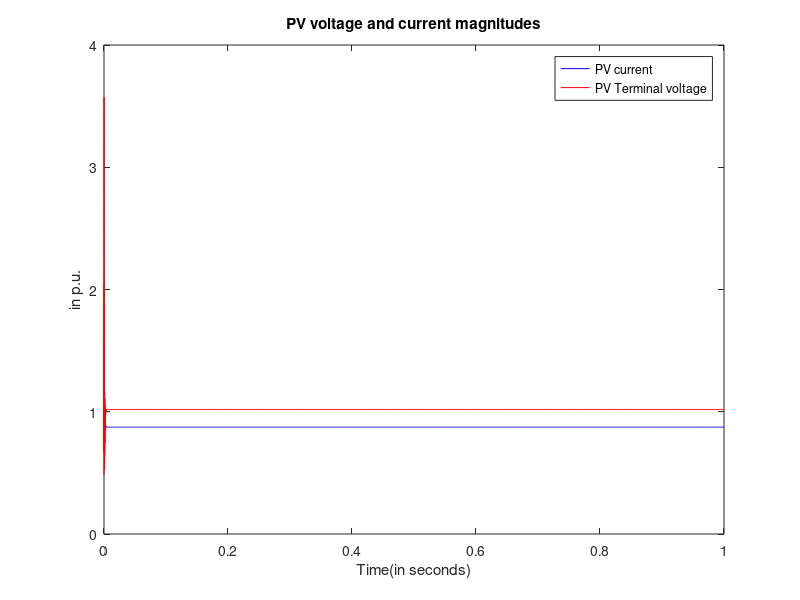
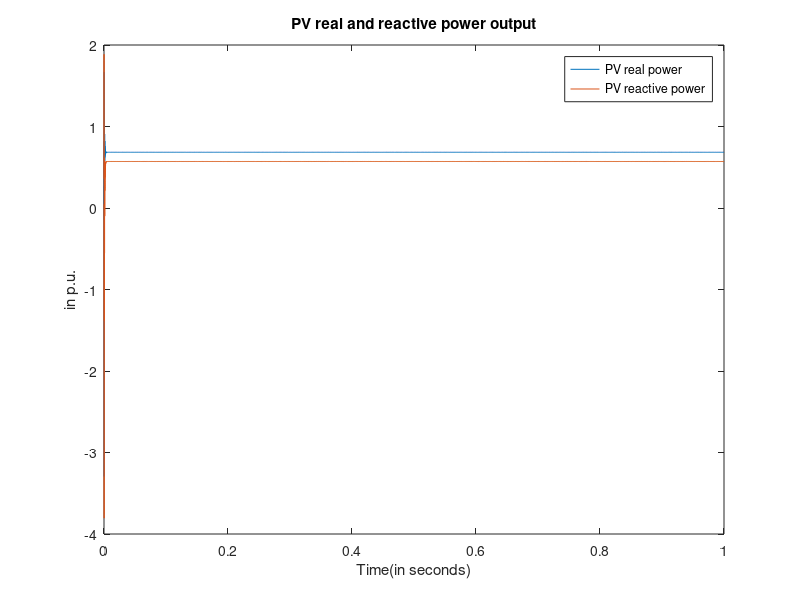

These figures' MATLAB source, in order:
function PQControlWithLQR
%Lincoln lab parameter
PPV = 3/4;
%Load considered
PL = 0.98*PPV; QL = PL*tan(acos(0.8));

%Set points for PVcontrol
Pref = PPV;
Qref = 0.1;
omega0=1;

%Transmission line pi model
CTL = 0.01;
RTL = 1e-4;
LTL = 0.1;

%Filter adjacebt to PV bus 
RR = 0.4;
LR = 0.1;

x0= randn(10,1);


tspan = [0,1];
[t,x] = ode45(@(t,x)PVDynamics(t,x),tspan,x0);

function [dx] = PVDynamics(t,x)
iRd = x(1);
iRq = x(2);
vTLLd = x(3);
vTLLq = x(4);
iTLMd = x(5);
iTLMq = x(6);
vTLRd = x(7);
vTLRq = x(8);
iLd = x(9);
iLq = x(10);

t
dphidt = omega0;

%KCL for TLL and PV
iInLd = iRd; iInLq = iRq;
%KCL at TL and Load
iInRd = -iLd; iInRq = -iLq;

%TL Dynamics
dvTLLddt = (iInLd - iTLMd)/CTL + dphidt*vTLLq;
dvTLLqdt = (iInLq - iTLMq)/CTL - dphidt*vTLLd;
diTLMddt = dphidt*iTLMq - (vTLRd - vTLLd + RTL*iTLMd)/(LTL);
diTLMqdt = - dphidt*iTLMd - (vTLRq - vTLLq + RTL*iTLMq)/(LTL);
dvTLRddt = (iInRd + iTLMd)/CTL + dphidt*vTLRq;
dvTLRqdt = (iInRq + iTLMq)/CTL - dphidt*vTLRd;
            
Vdref = 1.1;%vTLLd; 
Vqref = 0.1;%vTLLq;

ConvMat = [Vdref Vqref;
            Vqref -Vdref];
I = ConvMat\[PL;QL];
iSdref = I(1);
iSqref = I(2);
xref = [iSdref;iSqref;Vdref;Vqref];
vPVdref = Vdref + RR*iSdref - omega0*iSqref*LR;
vPVqref = Vqref + RR*iSqref + omega0*iSdref*LR;

k =  [3.0460   -0.0000    0.4142    0.0000
   -0.0000    3.0460   -0.0000    0.4142];
vRLd = -k(1,:)*(x(1:4)-xref) + vPVdref;
vRLq = -k(2,:)*(x(1:4)-xref) + vPVqref;

vRRd = vTLLd; vRRq = vTLLq;

diRddt = (vRLd - RR*iRd - vRRd)/LR + omega0*iRq;
diRqdt = (vRLq - RR*iRq - vRRq)/LR - omega0*iRd;
            
%Equivalent R and L for Load
RL = PL/(PL^2 + QL^2);
LL = QL/(PL^2 + QL^2);

%Dynamics for Load
diLddt = (vTLRd - RL*iLd)/LL + omega0*iLq;
diLqdt = (vTLRq - RL*iLq)/LL - omega0*iLd;

dx = 377*[diRddt; diRqdt; dvTLLddt; dvTLLqdt;diTLMddt;diTLMqdt;...
    dvTLRddt; dvTLRqdt;diLddt;diLqdt];
 
end
I = sqrt(x(:,1).^2 + x(:,2).^2);
V = sqrt(x(:,3).^2 + x(:,4).^2);
figure(1)
plot(t,I,'b',t,V,'r');
xlabel('Time(in seconds)');
ylabel('in p.u.');
title('PV voltage and current magnitudes');
legend('PV current', 'PV Terminal voltage');

figure(2);
P = x(:,3).*x(:,1) + x(:,4).*x(:,2);
Q = x(:,4).*x(:,1) - x(:,3).*x(:,2);
plot(t,P,t,Q)
xlabel('Time(in seconds)')
ylabel('in p.u.')
title('PV real and reactive power output');
legend('PV real power', 'PV reactive power');
save('PQControlWithLQR.mat')
end